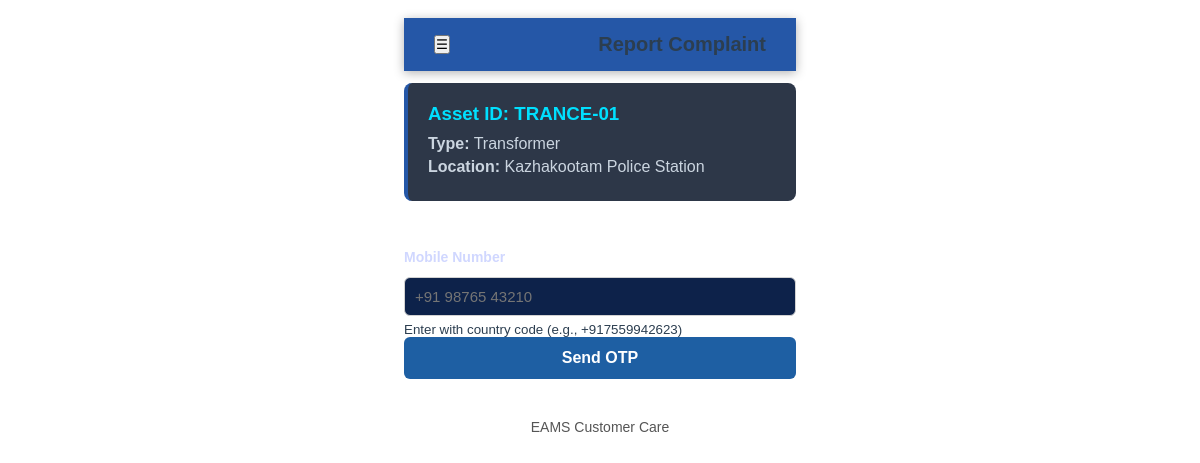
/complaint/report/2/, run on the app's committed database.
### asset/models.py (models this page shows, shortened)
class Asset(models.Model):
    asset_type = models.CharField(max_length=20, choices=ASSET_TYPE_CHOICES)
    asset_number = models.CharField(max_length=50, unique=True)
    asset_group = models.CharField(max_length=10, choices=ASSET_GROUP_CHOICES)
    status = models.CharField(max_length=20, choices=STATUS_CHOICES, default='PROVISIONED')
    provisioning_date = models.DateField()
    provisioned_by = models.CharField(max_length=100)
    planned_location = models.TextField(help_text="Planned installation location description")
    commissioning_date = models.DateField(null=True, blank=True)
    commissioned_by = models.CharField(max_length=100, null=True, blank=True)
    actual_location = models.TextField(null=True, blank=True, help_text="Actual installed location")
    latitude = models.DecimalField(max_digits=9, decimal_places=6, null=True, blank=True)
    longitude = models.DecimalField(max_digits=9, decimal_places=6, null=True, blank=True)
    dmm = models.CharField(max_length=20, choices=DMM_CHOICES)
    secondary_connection = models.CharField(max_length=20, choices=SECONDARY_CONNECTION_CHOICES)
    ct_ratio = models.CharField(max_length=20)
    pt_ratio = models.CharField(max_length=20)
    actual_cost = models.DecimalField(max_digits=10, decimal_places=2, null=True, blank=True)
    qr_code = models.ImageField(upload_to='qr_codes/', null=True, blank=True)
    created_at = models.DateTimeField(auto_now_add=True)
    updated_at = models.DateTimeField(auto_now=True)
    class Meta:
        ordering = ['-created_at']

### citizen_portal/views.py (the view, shortened to what this page needs)
# urls.py: path('report/<int:asset_id>/', views.ReportComplaintStep1View.as_view(), name='report_step1'),
class ReportComplaintStep1View(View):
    template_name = 'citizen_portal/step1_phone.html'
    form_class = PhoneNumberForm
    def get(self, request, asset_id):
        asset = get_object_or_404(Asset, id=asset_id, status='COMMISSIONED')
        form = self.form_class()
        context = {
            'form': form,
            'asset': asset
        }
        return render(request, self.template_name, context)

### citizen_portal/forms.py
class PhoneNumberForm(forms.Form):
    phone_number = forms.CharField(
        max_length=15,
        widget=forms.TextInput(attrs={
            'class': 'form-input',
            'placeholder': '+91 98765 43210',
            'pattern': r'^\+?[1-9]\d{9,14}$'
        }),
        label='Mobile Number',
        help_text='Enter with country code (e.g., +917559942623)'
    )

### templates/citizen_portal/step1_phone.html (shortened to what this page needs)
<!DOCTYPE html>
<html lang="en">
<head>
    <link rel="stylesheet" href="/static/style.css">
</head>
<body>
    <div class="container">
        <div class="header">
            <button class="menu-btn">☰</button>
            <h1>Report Complaint</h1>
        </div>
        <div class="content">
            <div class="asset-info-card">
                <h3>Asset ID: {{ asset.asset_number }}</h3>
                <p><strong>Type:</strong> {{ asset.get_asset_type_display }}</p>
                <p><strong>Location:</strong> {{ asset.actual_location|default:asset.planned_location }}</p>
            </div>
            <form method="post" class="complaint-form">
                <div class="form-group">
                    <label for="{{ form.phone_number.id_for_label }}">Mobile Number</label>
                    {{ form.phone_number }}
                    <small class="help-text">{{ form.phone_number.help_text }}</small>
                </div>
                <button type="submit" class="btn-primary">Send OTP</button>
            </form>
        </div>
        <div class="footer">
            <p>EAMS Customer Care</p>
        </div>
    </div>
</body>
</html>

### static/style.css (style rules this page uses)
:root { --primary-color: #007bff; --primary-hover: #0056b3; --accent-color: #ff8c00; --text-color-dark: #2c3e50; --text-color-nav: #000000; --page-bg: #ffffff; --card-bg: #ffffff; --border-color: #e0e6ed; --shadow-light: 0 4px 12px rgba(0, 0, 0, 0.08); --nav-font-size: 0.8rem; }
* { box-sizing: border-box; margin: 0; padding: 0; }
body { font-family: 'Montserrat', sans-serif; background-color: var(--page-bg); color: var(--text-color-dark); min-height: 100vh; }
.container { max-width: 500px; margin: 0 auto; padding: 20px; min-height: 100vh; display: flex; flex-direction: column; }
.form-input, .form-select, .form-textarea { width: 100%; padding: 12px 15px; border: 2px solid #e1e8ed; border-radius: 8px; font-size: 16px; transition: border-color 0.3s ease; }
.btn-primary { background: linear-gradient(135deg, #3498db, #2980b9); color: white; width: 100%; }
.footer { text-align: center; padding: 20px; color: white; font-size: 0.9rem; }
.header { background: #2557a7; padding: 15px 30px; display: flex; justify-content: space-between; align-items: center; box-shadow: 0 2px 10px rgba(0, 0, 0, 0.3); }
.asset-info-card { background: #2d3748; padding: 20px; border-radius: 8px; margin-bottom: 30px; border-left: 4px solid #2557a7; }
.asset-info-card h3 { color: #00e0ff; margin-bottom: 10px; }
.asset-info-card p { margin: 5px 0; color: #cbd5e0; }
.form-group { display: flex; flex-direction: column; }
.form-group label { color: #cbd5e0; margin-bottom: 8px; font-weight: 600; font-size: 0.95rem; }
.form-group input, .form-group select, .form-group textarea { padding: 12px 15px; border: 1px solid #4a5568; border-radius: 6px; background: #2d3748; color: #fff; font-size: 1rem; transition: border-color 0.3s; }
.form-group label { font-size: 14px; margin-bottom: 6px; color: #d0d7ff; }
.form-group input, .form-group select, .form-group textarea { width: 100%; padding: 10px 12px; border-radius: 10px; border: 1px solid #3b4e78; background: #0d224a; color: #ffffff; font-size: 14px; }
.btn-back, .btn-submit, .btn-primary { padding: 12px 22px; border-radius: 10px; cursor: pointer; text-decoration: none; font-weight: 600; border: none; transition: 0.2s ease; }
.btn-submit, .btn-primary { background: #1c60ff; color: #ffffff; }
.container { max-width: 420px; margin: 0 auto; padding: 18px 14px; }
.header h1 { font-size: 20px; font-weight: 600; text-align: center; }
.content { margin-top: 12px; display: flex; flex-direction: column; gap: 18px; }
.btn-primary { display: block; width: 100%; background: #1e5fa3; color: white; border-radius: 6px; padding: 12px; font-size: 16px; text-align: center; transition: 0.2s ease; }
.complaint-form .form-group { display: flex; flex-direction: column; gap: 6px; }
.complaint-form input, .complaint-form select, .complaint-form textarea { border: 1px solid #d2d2d2; border-radius: 6px; padding: 10px; font-size: 15px; }
.footer { text-align: center; margin-top: 20px; font-size: 14px; color: #555; }

### data on the page
Asset: asset_number "TRANCE-01", asset_type "Transformer", actual_location "Kazhakootam Police Station"
